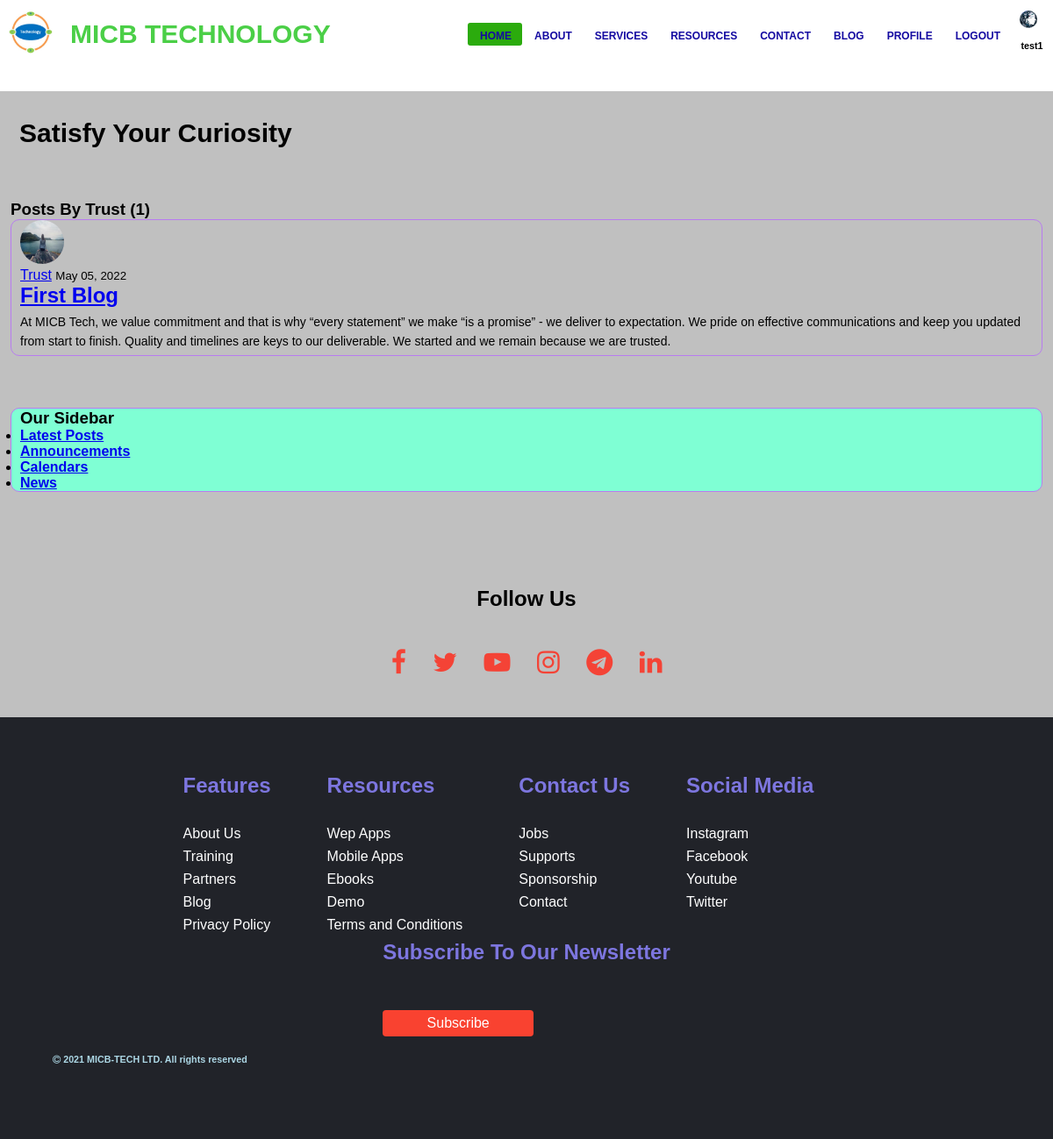
Screenshot of /blog/user/Trust/ (signed in) with the database file from the repository.
### web_base/models.py (models this page shows, shortened)
class User(AbstractUser):
    pass

class Blog_Post(models.Model):
    title = models.CharField(max_length=200)
    header_image = models.ImageField(null=True, blank=True, upload_to="profile_pics/")
    content = models.TextField()
    date_posted = models.DateTimeField(default=timezone.now)
    author = models.ForeignKey(User, on_delete=models.CASCADE)

### web_users/models.py (models this page shows, shortened)
class Profile(models.Model):
    User = settings.AUTH_USER_MODEL
    user = models.OneToOneField(User, on_delete=models.CASCADE)
    image = models.ImageField('avatar.svg', upload_to= 'profile_pics')

### web_base/views.py (the view)
# urls.py: path('blog/user/<str:username>/', UserPostListView.as_view(), name = 'user_blog-post'),
class UserPostListView(ListView): #used to get all the posts from a particular user
    model = Blog_Post
    template_name = 'web_base/user_blog_post.html'
    context_object_name = 'posts'
    paginate_by = 4
    def get_queryset(self):
        user = get_object_or_404(User, username=self.kwargs.get('username'))
        return Blog_Post.objects.filter(author=user).order_by('-date_posted')

### web_base/templates/web_base/user_blog_post.html (shortened to what this page needs)
{% extends 'blog_main.html' %}{% load static %} {% block content %}
<article class="blog-content">
    <div class="blog-cap">
        <h1>Satisfy Your Curiosity</h1>
    </div>
    <div class="blog-row">
        <h3 class="mb-3">Posts By {{ view.kwargs.username }} ({{ page_obj.paginator.count }})</h3>
        {% for post in posts %}
        <div class="blog-post">
            <img class="rounded-circle article-image" src="{{post.author.profile.image.url}}">
            <div class="article-metadata">
                <a href="{% url 'user_blog-post' post.author.username %}">{{ post.author }}</a>
                <small>{{ post.date_posted|date:"F d, Y" }}</small>
            </div>
            <h2 class="article-title"><a href="{% url 'post-detail' post.id %}">{{ post.title }}</a></h2>
            <p class="article-content">{{ post.content }}</p>
        </div>
        {% endfor %}
        <div class="side-bar">
            <div class="side-bar-content">
                <h3>Our Sidebar</h3>
                <ul class="bar-group">
                    <h4>
                        <li><a href="#">Latest Posts</a></li>
                        <li><a href="#">Announcements</a></li>
                        <li><a href="#">Calendars</a></li>
                        <li><a href="#">News</a></li>
                    </h4>
                </ul>
            </div>
        </div>
    </div>
</article>
{% endblock content %}

### templates/blognavbar.html (shortened to what this page needs)
{% load static %}
    <section class="header">
        <nav>
            <a href="index.html"><img src="{% static 'images/logo.PNG' %}" alt="image"></a>
            <div class="title">
                <h1>MICB TECHNOLOGY</h1>
            </div>
            <div class="nav-links" id="navLinks">
                <ul>
                    <li class="active"><a href="{% url 'home' %}"><span>HOME</span></a></li>
                    <li><a href=""><span>ABOUT</span></a>
                    </li>
                    <li><a href=""><span>SERVICES</span></a>
                    </li>
                    {% if user.is_authenticated %}
                    <li><a href="{% url 'dashboard' %}"><span>RESOURCES</span></a>
                    {% else %}
                    <li><a href="{% url 'login' %}"><span>RESOURCES</span></a>
                    </li>
                    {% endif %}
                    <li><a href="{% url 'contact' %}"><span>CONTACT</span></a></li>
                    <li><a href="{% url 'website-blog' %}"><span>BLOG</span></a></li>
                    {% if user.is_authenticated %}
                    <li><a href="{% url 'profile' %}"><span>PROFILE</span></a> </li>
                    <li><a href="{% url 'logout' %}"><span>LOGOUT</span></a> </li>
                    {% else %}
                    <li><a href="{% url 'register' %}"><span>REGISTER</span></a> </li>
                    <li><a href="{% url 'login' %}"><span>LOGIN</span></a> </li>
                    {% endif %}
                </ul>
            </div>
            {% if user.is_authenticated %}
            <div class="user-log"><span>
                <img src="{{ user.profile.image.url }}" width="40px" height="40px" alt="image" >
                <h6>{{ user.username }}</h6>
                </span>
            </div>
            {% else %}
            <div class="user-log"><span>
                <img src="{% static 'images/avatar.svg' %}" width="40px" height="40px" alt="image" >
                </span>
            </div>
            {% endif %}
        </nav>
    </section>

### static/styles/main.css (style rules this page uses)
* { margin: 0; padding: 0; font-family: sans-serif; }
.header { height: 13vh; width: 100%; background: rgb(255, 255, 255); text-align: center; position: fixed; top: auto; z-index: 2; }
nav { display: flex; padding-top: 2px; margin-bottom: 2px; justify-content: space-between; align-items: center; }
nav img { width: 70px; padding: 10px; }
.title { display: block; flex: auto; text-align: left; color: rgb(75, 207, 71); font-size: 100px; padding: 8px 10px; }
.nav-links { flex: 2; text-align: left; z-index: 2; }
.nav-links ul { display: inline-flex; list-style: none; color: #fff; }
.active, .nav-links ul li:hover { background: #2bab0d; border-radius: 3px; }
.nav-links ul li { list-style: none; display: inline-block; padding: 5px 2px 1px 4px; position: relative; }
.nav-links ul li span { padding: 10px; }
.nav-links ul li a { color: rgb(20, 10, 161); text-decoration: none; font-size: 12px; font-weight: bold; }
.nav-links ul li::after { content: ""; width: 0%; height: 2px; display: block; margin: auto; transition: 0.5s; }
.user-log { display: flex; align-items: center; }
.user-log img { width: 40px; height: 40px; border-radius: 50%; margin-right: 0.5rem; }
h1 { font-size: 30px; font-weight: 600; }
p { color: rgb(0, 0, 0); font-size: 14px; font-weight: 300; line-height: 22px; padding: 1px; }
h3 { font-weight: 600; margin: 10px, 0; }

### static/styles/blog.css (style rules this page uses)
.blog-content { background-color: #c0c0c0; width: 98%; height: 100%; margin: auto; text-align: left; padding-top: 10px; }
.blog-row { margin-top: 5%; display: block; justify-content: space-between; }
.rounded-circle { width: 50px; height: 50px; border-radius: 50%; }
.blog-cap h1 { margin-top: 10px; padding-left: 10px; }
.blog-post { flex-basis: 60%; border: solid 1px rgb(184, 124, 240); border-radius: 10px; margin-bottom: 5%; text-align: left; padding-left: 10px; }
.blog-post p { padding: 0; margin-top: 5px; margin-bottom: 5px; }
.side-bar { flex-basis: 35%; background-color: aquamarine; border: solid 1px rgb(184, 124, 240); border-radius: 10px; margin-bottom: 5%; text-align: left; padding-right: 10px; padding-left: 10px; }

### static/styles/tutorial.css (style rules this page uses)
* { margin: 0; padding: 0; }
.rounded-circle { width: 50px; height: 50px; border-radius: 50%; }

### static/styles/form.css (style rules this page uses)
* { margin: 0; padding: 0; box-sizing: border-box; }
body { font-family: sans-serif; background-color: silver; background-size: cover; background-position: center; background-repeat: no-repeat; }

### static/styles/log_out.css (style rules this page uses)
* { margin: 0; padding: 0; }

### rows the page displays
User: profile.image (picture), username "test1"
User: kwargs.username "Trust"
Blog_Post: author.profile.image (picture), author "Trust", date_posted "May 05, 2022", title "First Blog", content "At MICB Tech, we value commitment and that is why “every statement” we make “is a promise” - we deliver to expectation. We pride on effective communications and keep you updated from start to finish. Quality and timelines are keys to our deliverable. We started and we remain because we are trusted."

### other values shown
{{ page_obj.paginator.count }} "1"
